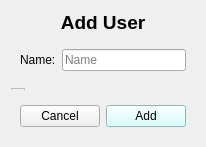
<?xml version="1.0" encoding="UTF-8"?>
<ui version="4.0">
 <class>addUserWindow</class>
 <widget class="QWidget" name="addUserWindow">
  <property name="geometry">
   <rect>
    <x>0</x>
    <y>0</y>
    <width>191</width>
    <height>147</height>
   </rect>
  </property>
  <property name="windowTitle">
   <string>Add User</string>
  </property>
  <layout class="QVBoxLayout" name="verticalLayout">
   <item>
    <widget class="QLabel" name="label_title">
     <property name="font">
      <font>
       <pointsize>14</pointsize>
       <bold>true</bold>
      </font>
     </property>
     <property name="text">
      <string>Add User</string>
     </property>
     <property name="alignment">
      <set>Qt::AlignCenter</set>
     </property>
    </widget>
   </item>
   <item>
    <widget class="QWidget" name="widget_3" native="true">
     <layout class="QHBoxLayout" name="horizontalLayout_2">
      <item>
       <widget class="QLabel" name="label_name">
        <property name="text">
         <string>Name:</string>
        </property>
       </widget>
      </item>
      <item>
       <widget class="QLineEdit" name="nameText">
        <property name="placeholderText">
         <string>Name</string>
        </property>
       </widget>
      </item>
     </layout>
    </widget>
   </item>
   <item>
    <widget class="QWidget" name="widget_2" native="true">
     <widget class="QCheckBox" name="adminCheckBox">
      <property name="geometry">
       <rect>
        <x>0</x>
        <y>0</y>
        <width>58</width>
        <height>18</height>
       </rect>
      </property>
      <property name="text">
       <string>Admin</string>
      </property>
     </widget>
    </widget>
   </item>
   <item>
    <widget class="QWidget" name="widget" native="true">
     <layout class="QHBoxLayout" name="horizontalLayout">
      <item>
       <widget class="QPushButton" name="cancelBtn">
        <property name="styleSheet">
         <string notr="true"/>
        </property>
        <property name="text">
         <string>Cancel</string>
        </property>
       </widget>
      </item>
      <item>
       <widget class="QPushButton" name="addBtn">
        <property name="styleSheet">
         <string>background-color: #CCFFFF; color: black;</string>
        </property>
        <property name="text">
         <string>Add</string>
        </property>
       </widget>
      </item>
     </layout>
    </widget>
   </item>
  </layout>
 </widget>
 <resources/>
 <connections/>
</ui>
